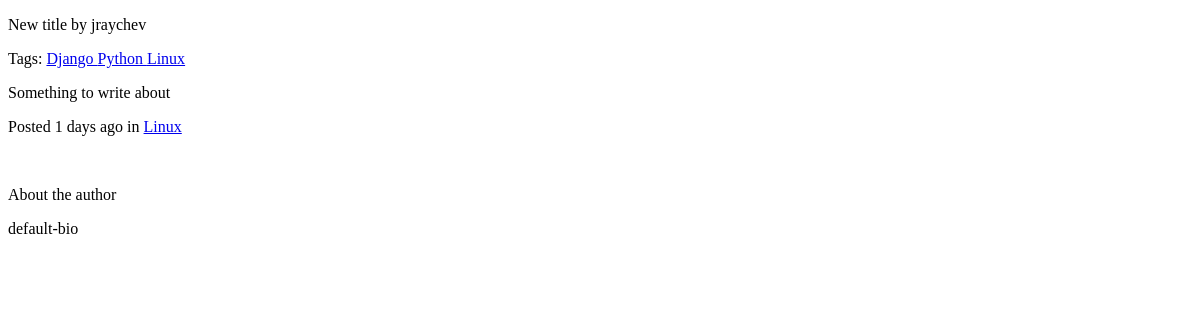
/posts/66, run on an earlier commit of the app's database.
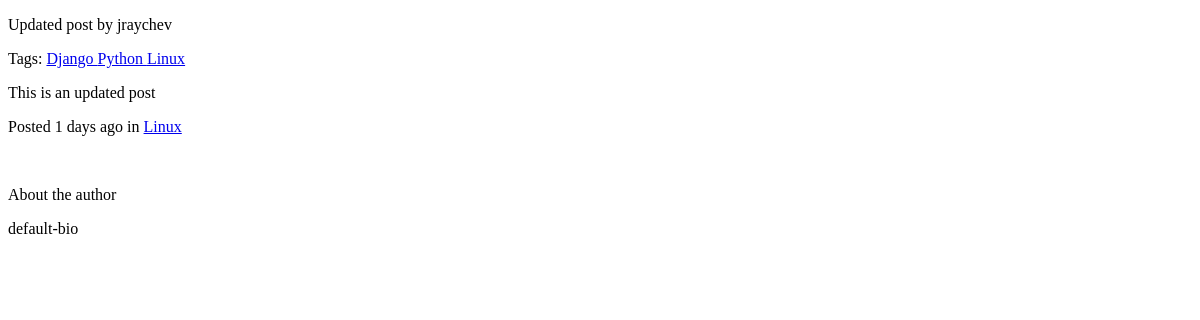
And on a later commit of the database.
### posts/models.py (models this page shows, shortened)
class Post(models.Model):
    title = models.CharField(max_length=100)
    content = models.TextField()
    header_image = models.ImageField(default='profile_default.jpg', upload_to='post_images')
    date_posted = models.DateTimeField(default=timezone.now)
    author = models.ForeignKey(CustomUser, on_delete=models.CASCADE, default=1)
    author_bio = models.CharField(max_length=200, default='default-bio')
    tags = models.ManyToManyField(Tag)
    category = models.ForeignKey(Category, on_delete=models.DO_NOTHING)
    status = models.IntegerField(choices=STATUS, default=0)
    @property
    def time_created_before(self):
        time_diff = timezone.now() - self.date_posted
        seconds = floor(time_diff.total_seconds())
        time_since_creation = 0
        if seconds < 3600:
            time_since_creation = str(seconds//60) + ' mins ago'
        elif seconds > 3600 and seconds < 86400:
            time_since_creation = str(seconds//3600) + ' hours ago'
        elif seconds > 8600 and seconds < 432000:
            time_since_creation = str(seconds//86000) + ' days ago'
        else:
            posted_on = str(self.date_posted.strftime('%b. %d'))
            time_since_creation = 'on ' + posted_on
        return time_since_creation
    class Meta:
        ordering = ['-date_posted']

class Category(models.Model):
    name = models.CharField(max_length=20, unique=True)
    def __str__(self):
        return str(self.name)

### accounts/models.py (models this page shows, shortened)
class CustomUser(AbstractUser):
    department = models.CharField(max_length=50)
    slug = models.SlugField(max_length=50)
    profile_image = models.ImageField(default='profile_default.jpg', upload_to='profile_images')
    def __str__(self):
        return self.username

### posts/views.py (the view)
# urls.py: path('<int:pk>', PostsDetailView.as_view(), name='post-detail'),
class PostsDetailView(DetailView):
    queryset = Post.objects.filter(status=0)
    template_name = 'posts/post_detail.html'

### posts/models.py (called while the page is built)
    def __str__(self):
        return str(self.name)

### templates/posts/post_detail.html (shortened to what this page needs)
{% extends 'home/base.html' %}
{% block content %}
    <p> {{ object.title }} by {{ object.author }}</p>
    <p> Tags:
        {% for tag in post.tags.all %}
            <a href = " {% url 'tag-view-cbv' tag.name %} "> {{ tag }}  </a>
    {% endfor %}
    <p> {{ object.content }} </p>
    <p>Posted {{ post.time_created_before }} in
        <a href = " {% url 'cat-view-cbv' post.category %} "> {{ post.category }}  </a>
    </p>
    <p> About the author </p>
    <p> {{ object.author_bio }} </p>
{% endblock %}

What changed in the data, as far as the page shows it:
changed Post "default-bio": title "New title" → "Updated post"; content "Something to write about" → "This is an updated post"
